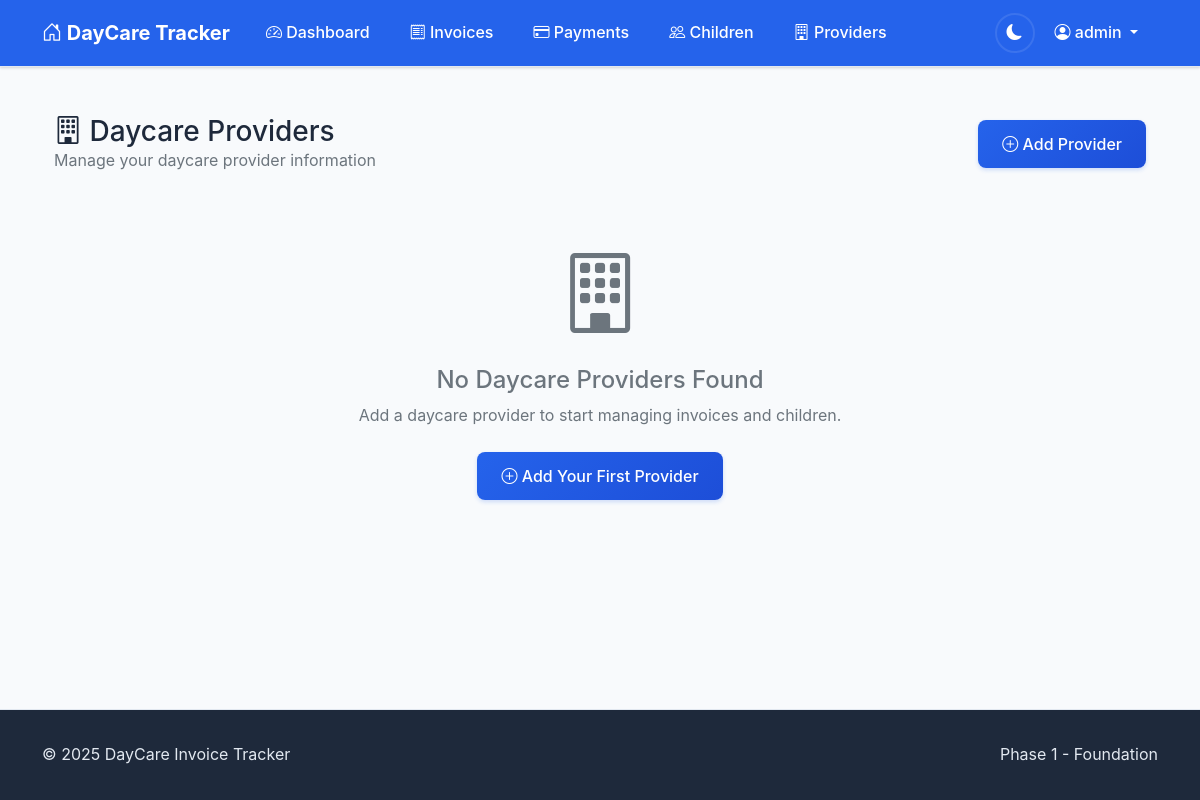
Before: /providers/ (signed in) with the older database file.
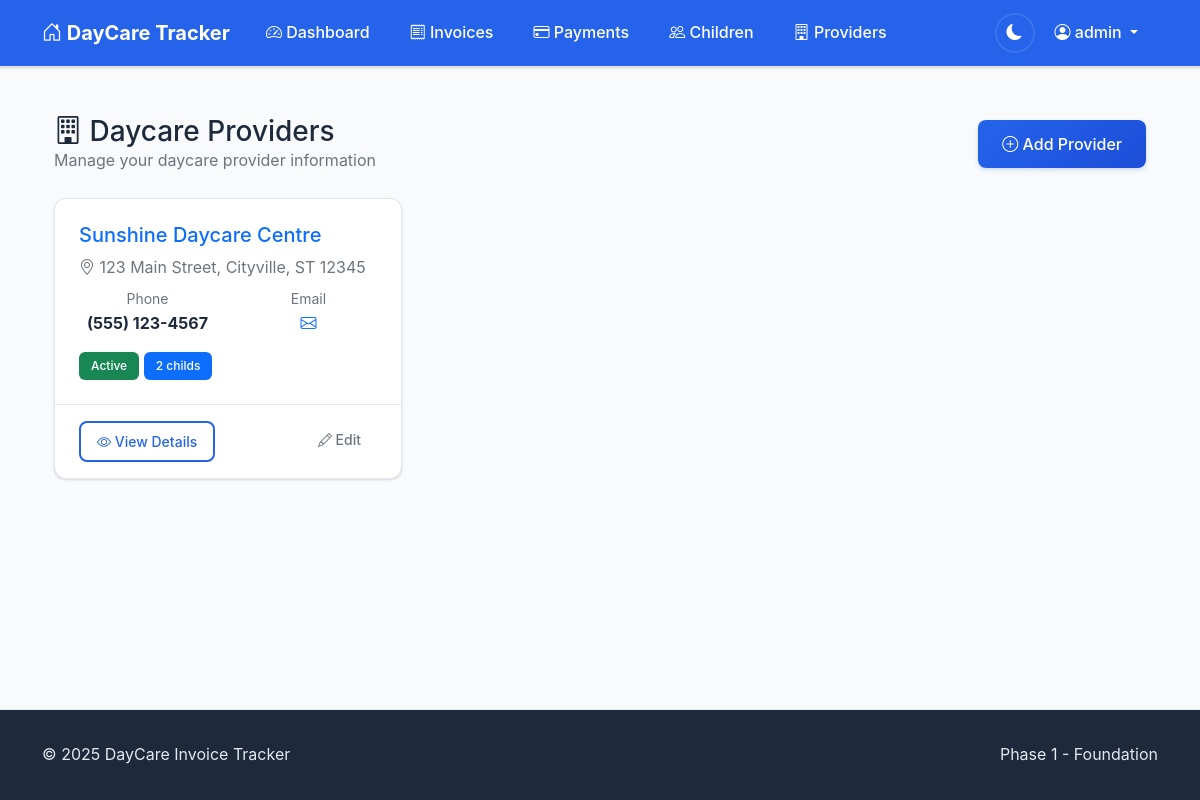
After: the same page with the newer database file.
### invoices/models.py (models this page shows, shortened)
class DaycareProvider(models.Model):
    name = models.CharField(max_length=200)
    address = models.TextField(blank=True)
    phone = models.CharField(max_length=20, blank=True)
    email = models.EmailField(blank=True)
    license_number = models.CharField(max_length=50, blank=True)
    gst_number = models.CharField(max_length=20, blank=True)
    bank_details = models.TextField(blank=True)
    email_addresses = models.JSONField(
        default=default_list,
        blank=True,
        help_text="Known email addresses for automatic invoice detection"
    )
    email_subject_patterns = models.JSONField(
        default=default_list,
        blank=True,
        help_text="Email subject patterns to identify invoices"
    )
    is_active = models.BooleanField(default=True)
    created_at = models.DateTimeField(auto_now_add=True)
    updated_at = models.DateTimeField(auto_now=True)
    class Meta:
        ordering = ['name']

### invoices/views.py (the view)
# urls.py: path('providers/', views.ProviderListView.as_view(), name='provider_list'),
class ProviderListView(LoginRequiredMixin, ListView):
    model = DaycareProvider
    template_name = 'invoices/provider_list.html'
    context_object_name = 'providers'
    def get_queryset(self):
        return DaycareProvider.objects.filter(
            children__user=self.request.user
        ).distinct().order_by('name')

### templates/invoices/provider_list.html (shortened to what the changed rows need)
{% extends 'base.html' %}
{% load static %}
{% block content %}
<div class="container-fluid py-4">
    <div class="row">
        <div class="col-12">
            <div class="d-flex justify-content-between align-items-center mb-4">
                <div>
                    <h2 class="h3 mb-0">
                        <i class="bi bi-building"></i>
                        Daycare Providers
                    </h2>
                </div>
            </div>
            {% if providers %}
            <div class="row">
                {% for provider in providers %}
                <div class="col-md-6 col-lg-4 mb-4">
                    <div class="card h-100">
                        <div class="card-body">
                            <h5 class="card-title">
                                <a href="{% url 'invoices:provider_detail' provider.pk %}" class="text-decoration-none">
                                    {{ provider.name }}
                                </a>
                            </h5>
                            {% if provider.address %}
                            <p class="card-text text-muted mb-2">
                                <i class="bi bi-geo-alt"></i>
                                {{ provider.address|truncatechars:50 }}
                            </p>
                            {% endif %}
                            <div class="row text-center">
                                {% if provider.phone %}
                                <div class="col-6">
                                    <small class="text-muted d-block">Phone</small>
                                    <strong>{{ provider.phone }}</strong>
                                </div>
                                {% endif %}
                                {% if provider.email %}
                                <div class="col-6">
                                    <small class="text-muted d-block">Email</small>
                                    <a href="mailto:{{ provider.email }}" class="text-decoration-none">
                                        <i class="bi bi-envelope"></i>
                                    </a>
                                </div>
                                {% endif %}
                            </div>
                            <div class="mt-3">
                                <span class="badge bg-{{ provider.is_active|yesno:'success,secondary' }}">
                                    {{ provider.is_active|yesno:'Active,Inactive' }}
                                </span>
                                {% with children_count=provider.children.count %}
                                <span class="badge bg-primary">
                                    {{ children_count }} child{{ children_count|pluralize }}
                                </span>
                                {% endwith %}
                            </div>
                        </div>
                        <div class="card-footer bg-transparent">
                            <div class="d-flex justify-content-between">
                                <a href="{% url 'invoices:provider_detail' provider.pk %}" class="btn btn-outline-primary btn-sm">
                                    <i class="bi bi-eye"></i>
                                    View Details
                                </a>
                                <a href="/admin/invoices/daycareprovider/{{ provider.pk }}/change/" class="btn btn-outline-secondary btn-sm">
                                    <i class="bi bi-pencil"></i>
                                    Edit
                                </a>
                            </div>
                        </div>
                    </div>
                </div>
                {% endfor %}
            </div>
            {% else %}
            <div class="text-center py-5">
                <div class="mb-4">
                    <i class="bi bi-building display-1 text-muted"></i>
                </div>
                <h4 class="text-muted">No Daycare Providers Found</h4>
                <p class="text-muted mb-4">
                    Add a daycare provider to start managing invoices and children.
                </p>
                <a href="/admin/invoices/daycareprovider/add/" class="btn btn-primary">
                    <i class="bi bi-plus-circle"></i>
                    Add Your First Provider
                </a>
            </div>
            {% endif %}
        </div>
    </div>
</div>
{% endblock %}

Changed rows visible on the page:
added DaycareProvider: name "Sunshine Daycare Centre", address "123 Main Street, Cityville, ST 12345", phone "(555) 123-4567", is_active "Active", children.count "2"
Other visible differences:
text no longer shown: "No Daycare Providers Found Add a daycare provider to start managing invoices and children. Add Your First Provider"
